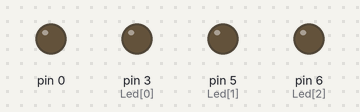
This sketch was run on a simulated Arduino Uno, built with avr-gcc and run on an emulated ATmega328P. On the bench: output pins drawn as LEDs (lit = HIGH).

Above: at 3.55 s.
At 4.7 s:
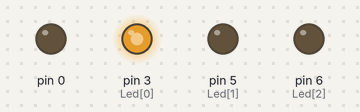
At 6.0 s:
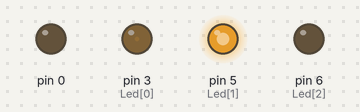
At 8.45 s:
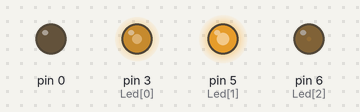
At 10.9 s:
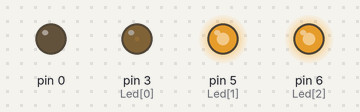
At 13.4 s:
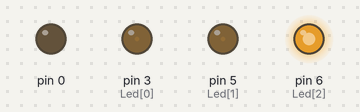
Timing chart, 0 to 17.7 s (numbered marks = the images above):
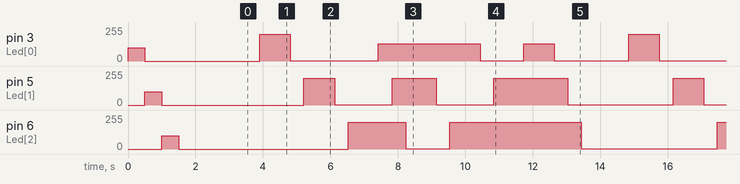

Measured:
- by itself, pin 3 (Led[0]): repeats every 10.9 s: 199/255 0.91 s, 1/255 2.6 s, 129/255 3.0 s, 1/255 1.3 s, 129/255 0.89 s, 1/255 2.2 s
- by itself, pin 5 (Led[1]): repeats every 10.9 s: 199/255 0.91 s, 1/255 1.7 s, 199/255 1.3 s, 1/255 1.7 s, 199/255 2.2 s, 1/255 3.1 s
- by itself, pin 6 (Led[2]): repeats every 10.9 s: 199/255 1.7 s, 1/255 1.3 s, 199/255 3.9 s, 1/255 4.0 s

The sketch:

colorShift.ino
```cpp
int Led[3] = {3,5,6};
int cores[8][3] = {
// R,  G,  B
  {200,0,  0  },
  {0,  200,0  },
  {0,  0,  200},
  {130,200,0  },
  {130,0,  200},
  {0,  200,200},
  {130,200,200},
  {0  ,0  ,0  }
};

int LedOld[3] = {0,0,0};

void setup() {
  for (int i=0; i<sizeof(Led)-1; i++) {
    pinMode(Led[i], OUTPUT);
    analogWrite(Led[i], 100);
    delay(500);
    digitalWrite(Led[i], LOW);
  }
  delay(1000);
}

void loop() {
  for (int cor=0;cor<8;cor++) {
    for (int i=0; i<3; i++) {
       if (LedOld[i]-cores[cor][i]<0) {
        int diff = LedOld[i]-cores[cor][i];
        for (LedOld[i]; LedOld[i]<cores[cor][i]; LedOld[i]++) {
            analogWrite(Led[i], LedOld[i]);
            delay(500/diff*-1);
        }
       } else {
        int diff = LedOld[i];
        for (LedOld[i]; LedOld[i]>cores[cor][i]; LedOld[i]--) {
            analogWrite(Led[i], LedOld[i]);
            delay(500/diff);
        }
       }
    }
    delay(500);
  }
  delay(500);
}
```
